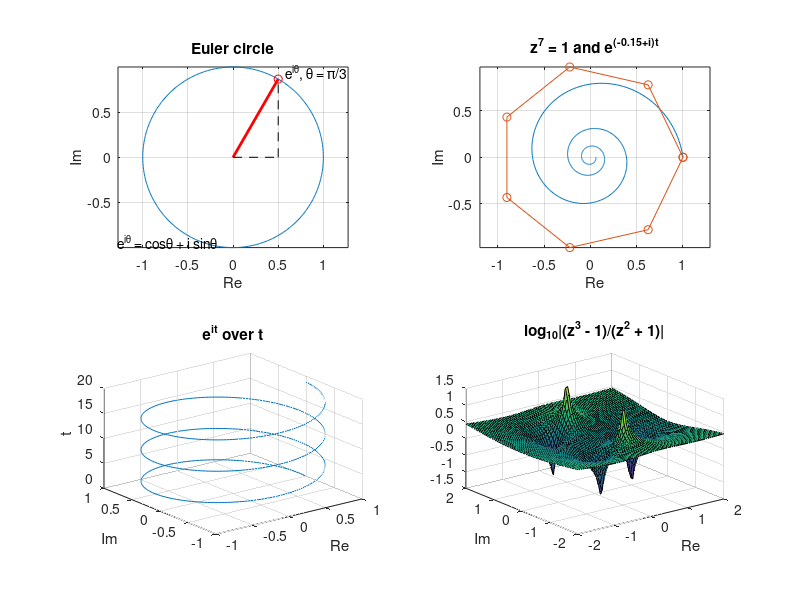

Write MATLAB code to recreate this figure.
% Euler's formula and the complex plane: e^(i*theta) = cos(theta) + i*sin(theta)
t = linspace(0, 2*pi, 400);
z = exp(1i*t);
th = pi/3;  w = exp(1i*th);

subplot(2, 2, 1)
plot(real(z), imag(z)); hold on
plot([0 real(w)], [0 imag(w)], 'r', 'LineWidth', 2)
plot([real(w) real(w)], [0 imag(w)], 'k--', [0 real(w)], [0 0], 'k--')
plot(real(w), imag(w), 'ro')
text(real(w) + 0.08, imag(w) + 0.08, 'e^{i\theta}, \theta = \pi/3')
text(-1.28, -0.93, 'e^{i\theta} = cos\theta + i sin\theta')
hold off; axis equal; grid on
title('Euler circle'); xlabel('Re'); ylabel('Im')

% the 7th roots of unity and a decaying spiral e^{(-0.15 + i) t}
subplot(2, 2, 2)
k = 0:7;  r = exp(2i*pi*k/7);   % k = 7 closes the polygon
s = exp((-0.15 + 1i) * linspace(0, 6*pi, 600));
plot(real(s), imag(s)); hold on
plot(real(r), imag(r), 'o-')
hold off; axis equal; grid on
title('z^7 = 1 and e^{(-0.15+i)t}'); xlabel('Re'); ylabel('Im')

% e^{it} as a helix: rotation in the complex plane while t moves on
subplot(2, 2, 3)
T = linspace(0, 6*pi, 600);
plot3(cos(T), sin(T), T); grid on
title('e^{it} over t'); xlabel('Re'); ylabel('Im'); zlabel('t')

% |f(z)| over the complex plane: zeros of z^3 - 1, poles at ±i
subplot(2, 2, 4)
[X, Y] = meshgrid(linspace(-2, 2, 70));
Z = X + 1i*Y;
F = log10(abs((Z.^3 - 1) ./ (Z.^2 + 1)));
surf(X, Y, F); colormap('viridis')
title('log_{10}|(z^3 - 1)/(z^2 + 1)|'); xlabel('Re'); ylabel('Im')
